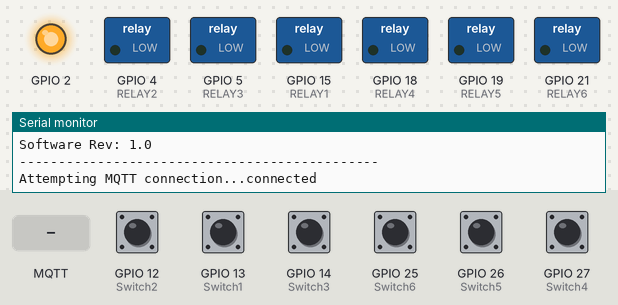
A program run on a simulated ESP32. Parts: switched loads named in the program (green lamp = pin HIGH), output pins drawn as LEDs (lit = HIGH), the last lines printed to the serial monitor. The test bench sets the inputs (shaded band); at power-on: GPIO 12 (Switch2), GPIO 13 (Switch1), GPIO 14 (Switch3), GPIO 25 (Switch6), GPIO 26 (Switch5), GPIO 27 (Switch4) HIGH. WiFi joins after 1.5 s; servers stay silent unless stated; no MQTT or app messages arrive unless stated.

Above: at 3.2 s.
3.3 s: MQTT message "online" arrives on the second subscribed topic
6.3 s: GPIO 12 (Switch2) pulled LOW for 1 s
At 8.4 s:
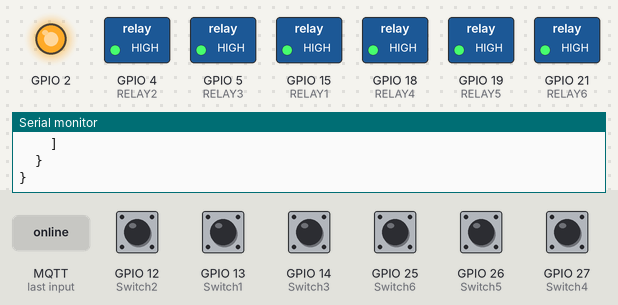
9.0 s: GPIO 13 (Switch1) pulled LOW for 1 s
At 10.1 s:
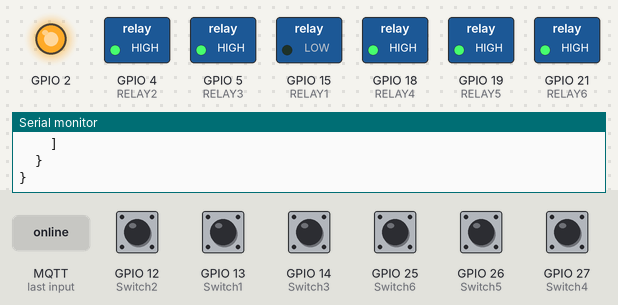
11.8 s: GPIO 14 (Switch3) pulled LOW for 1 s
At 12.8 s:
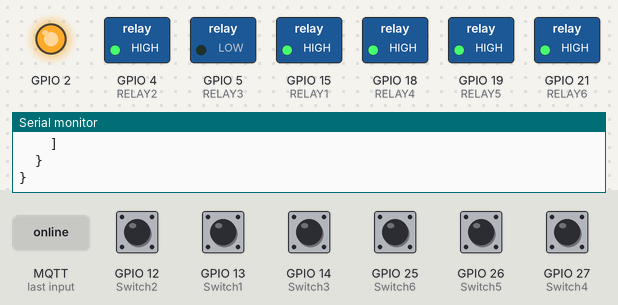
14.6 s: GPIO 25 (Switch6) pulled LOW for 1 s
At 15.7 s:
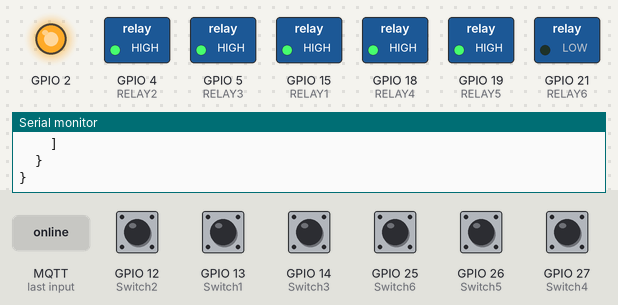
17.4 s: GPIO 26 (Switch5) pulled LOW for 1 s
At 18.2 s:
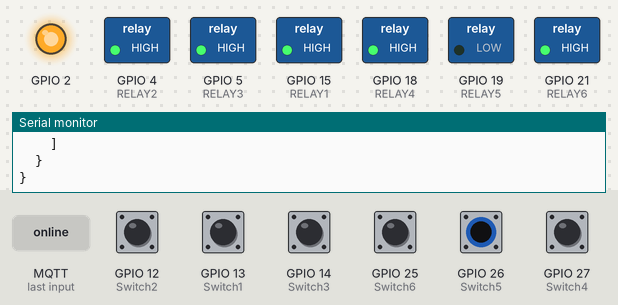
Timing chart, 0 to 20.4 s (numbered marks = the images above; inputs shaded):
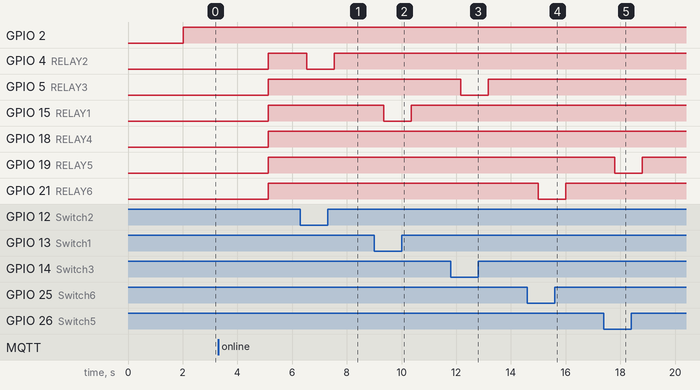

Measured:
- after the input at 6.3 s, GPIO 4 (RELAY2): HIGH → LOW after 0.24 s, → HIGH 1.0 s later
- after the input at 9.0 s, GPIO 15 (RELAY1): HIGH → LOW after 0.35 s, → HIGH 1.0 s later
- after the input at 11.8 s, GPIO 5 (RELAY3): HIGH → LOW after 0.37 s, → HIGH 1.0 s later
- after the input at 14.6 s, GPIO 21 (RELAY6): HIGH → LOW after 0.39 s, → HIGH 1.0 s later
- after the input at 17.4 s, GPIO 19 (RELAY5): HIGH → LOW after 0.40 s, → HIGH 1.0 s later

The program:

main.cpp
```cpp
#include <Arduino.h>
#include <WiFi.h>
#include <ArduinoJson.h>
#include <PubSubClient.h>
#include "setup.h"


String deviceName = "Home_Engine";
String  TopicRelay1 = "Home_Engine/relay1";
String  TopicRelay2 = "Home_Engine/relay2";
String  TopicRelay3 = "Home_Engine/relay3";
String  TopicRelay4 = "Home_Engine/relay4";
String  TopicRelay5 = "Home_Engine/relay5";
String  TopicRelay6 = "Home_Engine/relay6";
WiFiClient wiFiClient;
PubSubClient mqttPubSub(wiFiClient);
String UniqueId;

byte  RelayStatus1 = RELAY_OFF;
byte Input1 = 0;
byte state_input1 = SWITCH_OFF;

byte  RelayStatus2 = RELAY_OFF;
byte Input2 = 0;
byte state_input2 = SWITCH_OFF;

byte  RelayStatus3 = RELAY_OFF;
byte Input3 = 0;
byte state_input3 = SWITCH_OFF;

byte  RelayStatus4 = RELAY_OFF;
byte Input4 = 0;
byte state_input4 = SWITCH_OFF;

byte  RelayStatus5 = RELAY_OFF;
byte Input5 = 0;
byte state_input5 = SWITCH_OFF;

byte  RelayStatus6 = RELAY_OFF;
byte Input6 = 0;
byte state_input6 = SWITCH_OFF;

void setup_wifi();
void MqttReconnect();
void MqttHomeAssistantDiscovery();
void MqttReceiverCallback(char* , byte*, unsigned int);
void MqttPublishStatus_Relay1();
void MqttPublishStatus_Relay2();
void MqttPublishStatus_Relay3();
void MqttPublishStatus_Relay4();
void MqttPublishStatus_Relay5();
void MqttPublishStatus_Relay6();


void setup(){
    pinMode(Switch1, INPUT_PULLUP);
    pinMode(RELAY1, OUTPUT);
    pinMode(Switch2, INPUT_PULLUP);
    pinMode(RELAY2, OUTPUT);
    pinMode(Switch3, INPUT_PULLUP);
    pinMode(RELAY3, OUTPUT);
    pinMode(Switch4, INPUT_PULLUP);
    pinMode(RELAY4, OUTPUT);
    pinMode(Switch5, INPUT_PULLUP);
    pinMode(RELAY5, OUTPUT);
    pinMode(Switch6, INPUT_PULLUP);
    pinMode(RELAY6, OUTPUT);
    pinMode(2,OUTPUT);
    Serial.begin(115200);
    delay(500);
    Serial.println("");
    Serial.println("----------------------------------------------");
    Serial.print("MODEL: ");
    Serial.println(deviceModel);
    Serial.print("DEVICE: ");
    Serial.println(deviceName);
    Serial.print("Software Rev: ");
    Serial.println(Version);
    Serial.println("----------------------------------------------");
    setup_wifi();
    mqttPubSub.setServer(mqtt_server, mqttPort);
    mqttPubSub.setCallback(MqttReceiverCallback);
    digitalWrite(RELAY1, LOW);
    digitalWrite(RELAY2, LOW);
    digitalWrite(RELAY3, LOW);
    digitalWrite(RELAY4, LOW);
    digitalWrite(RELAY5, LOW);
    digitalWrite(RELAY6, LOW);
}

void loop(){
    if(WiFi.status() == WL_CONNECTED)
    {   digitalWrite(2,HIGH);
        if(!mqttPubSub.connected())
            MqttReconnect();
        else
            mqttPubSub.loop();
    }
    if(InitSystem)
    {
        delay(1000);
        InitSystem = false;
		    Serial.println("INIT SYSTEM...");
        MqttHomeAssistantDiscovery();
    }

    // Inputs Monitor 1
    if(millis() - TimeInputs1 > 200){
        TimeInputs1 = millis();

        switch(state_input1){
            case SWITCH_OFF:
            {
                if(digitalRead(Switch1) == 1){
                    state_input1 = CHECKING;
                }
            } break;

            case CHECKING:
            {
                if(digitalRead(Switch1) == 1){
                    state_input1 = SWITCH_ON;
                    Input1 = 1;
                    RelayStatus1 = RELAY_ON;
                    digitalWrite(RELAY1, RelayStatus1);
                }
                else if(digitalRead(Switch1) == 0){
                    state_input1 = SWITCH_OFF;
                    Input1 = 0;
                    RelayStatus1 = RELAY_OFF;
                    digitalWrite(RELAY1, RelayStatus1);
                }
                    MqttPublishStatus_Relay1();

            } break;

            case SWITCH_ON:
            {
                if(digitalRead(Switch1) == 0){
                    state_input1 = CHECKING;
                }
            } break;
        }
    }


     // Inputs Monitor 2
    if(millis() - TimeInputs2 > 200){
        TimeInputs2 = millis();

        switch(state_input2){
            case SWITCH_OFF:
            {
                if(digitalRead(Switch2) == 1){
                    state_input2 = CHECKING;
                }
            } break;

            case CHECKING:
            {
                if(digitalRead(Switch2) == 1){
                    state_input2 = SWITCH_ON;
                    Input2 = 1;
                    RelayStatus2 = RELAY_ON;
                    digitalWrite(RELAY2, RelayStatus2);
                }
                else if(digitalRead(Switch2) == 0){
                    state_input2 = SWITCH_OFF;
                    Input2 = 0;
                    RelayStatus2 = RELAY_OFF;
                    digitalWrite(RELAY2, RelayStatus2);
                }
                    MqttPublishStatus_Relay2();

            } break;

            case SWITCH_ON:
            {
                if(digitalRead(Switch2) == 0){
                    state_input2 = CHECKING;
                }
            } break;
        }
    }
     // Inputs Monitor 3
    if(millis() - TimeInputs3 > 200){
        TimeInputs3 = millis();

        switch(state_input3){
            case SWITCH_OFF:
            {
                if(digitalRead(Switch3) == 1){
                    state_input3 = CHECKING;
                }
            } break;

            case CHECKING:
            {
                if(digitalRead(Switch3) == 1){
                    state_input3 = SWITCH_ON;
                    Input3 = 1;
                    RelayStatus3 = RELAY_ON;
                    digitalWrite(RELAY3, RelayStatus3);
                }
                else if(digitalRead(Switch3) == 0){
                    state_input3 = SWITCH_OFF;
                    Input3 = 0;
                    RelayStatus3 = RELAY_OFF;
                    digitalWrite(RELAY3, RelayStatus3);
                }
                    MqttPublishStatus_Relay3();

            } break;

            case SWITCH_ON:
            {
                if(digitalRead(Switch3) == 0){
                    state_input3 = CHECKING;
                }
            } break;
        }
    }
     // Inputs Monitor 4
    if(millis() - TimeInputs4 > 200){
        TimeInputs4 = millis();

        switch(state_input4){
            case SWITCH_OFF:
            {
                if(digitalRead(Switch4) == 1){
                    state_input4 = CHECKING;
                }
            } break;

            case CHECKING:
            {
                if(digitalRead(Switch4) == 1){
                    state_input4 = SWITCH_ON;
                    Input4 = 1;
                    RelayStatus4 = RELAY_ON;
                    digitalWrite(RELAY4, RelayStatus4);
                }
                else if(digitalRead(Switch4) == 0){
                    state_input4 = SWITCH_OFF;
                    Input4 = 0;
                    RelayStatus4 = RELAY_OFF;
                    digitalWrite(RELAY4, RelayStatus4);
                }
                    MqttPublishStatus_Relay4();

            } break;

            case SWITCH_ON:
            {
                if(digitalRead(Switch4) == 0){
                    state_input4 = CHECKING;
                }
            } break;
        }
    }
     // Inputs Monitor 5
    if(millis() - TimeInputs5 > 200){
        TimeInputs5 = millis();

        switch(state_input5){
            case SWITCH_OFF:
            {
                if(digitalRead(Switch5) == 1){
                    state_input5 = CHECKING;
                }
            } break;

            case CHECKING:
            {
                if(digitalRead(Switch5) == 1){
                    state_input5 = SWITCH_ON;
                    Input5 = 1;
                    RelayStatus5 = RELAY_ON;
                    digitalWrite(RELAY5, RelayStatus5);
                }
                else if(digitalRead(Switch5) == 0){
                    state_input5 = SWITCH_OFF;
                    Input5 = 0;
                    RelayStatus5 = RELAY_OFF;
                    digitalWrite(RELAY5, RelayStatus5);
                }
                    MqttPublishStatus_Relay5();

            } break;

            case SWITCH_ON:
            {
                if(digitalRead(Switch5) == 0){
                    state_input5 = CHECKING;
                }
            } break;
        }
    }
     // Inputs Monitor 6
    if(millis() - TimeInputs6 > 200){
        TimeInputs6 = millis();

        switch(state_input6){
            case SWITCH_OFF:
            {
                if(digitalRead(Switch6) == 1){
                    state_input6 = CHECKING;
                }
            } break;

            case CHECKING:
            {
                if(digitalRead(Switch6) == 1){
                    state_input6 = SWITCH_ON;
                    Input6 = 1;
                    RelayStatus6 = RELAY_ON;
                    digitalWrite(RELAY6, RelayStatus6);
                }
                else if(digitalRead(Switch6) == 0){
                    state_input6 = SWITCH_OFF;
                    Input1 = 0;
                    RelayStatus6 = RELAY_OFF;
                    digitalWrite(RELAY6, RelayStatus6);
                }
                    MqttPublishStatus_Relay6();

            } break;

            case SWITCH_ON:
            {
                if(digitalRead(Switch6) == 0){
                    state_input6 = CHECKING;
                }
            } break;
        }
    }
}

void setup_wifi(){
    int counter = 0;
    byte mac[6];
    delay(10);
    WiFi.begin(ssid, password);
    digitalWrite(2,HIGH);
    WiFi.macAddress(mac);
    UniqueId =  String(mac[0],HEX) + String(mac[1],HEX) + String(mac[2],HEX) + String(mac[3],HEX) + String(mac[4],HEX) + String(mac[5],HEX);

    while(WiFi.status() != WL_CONNECTED && counter++ < 5){
        digitalWrite(2,LOW);
        delay(500);
    }

}

void MqttReconnect(){
    while (!mqttPubSub.connected()  && (mqttCounterConn++ < 4))
    {
        Serial.print("Attempting MQTT connection...");
        if (mqttPubSub.connect(mqtt_DeviceName, mqttUser, mqttPsw))
        {
            Serial.println("connected");
            mqttPubSub.subscribe("homeassistant/status");
            mqttPubSub.subscribe((TopicRelay1 + "/set").c_str());
            mqttPubSub.subscribe((TopicRelay2 + "/set").c_str());
            mqttPubSub.subscribe((TopicRelay3 + "/set").c_str());
            mqttPubSub.subscribe((TopicRelay4 + "/set").c_str());
            mqttPubSub.subscribe((TopicRelay5 + "/set").c_str());
            mqttPubSub.subscribe((TopicRelay6 + "/set").c_str());
            delay(500);
        } else
        {
            Serial.print("failed, rc=");
            Serial.print(mqttPubSub.state());
            Serial.println(" try again in 3 seconds");
            delay(3000);
        }
    }
    mqttCounterConn = 0;
}

void MqttHomeAssistantDiscovery(){
    String discoveryTopic;
    String payload;
    String strPayload;
    int uniqueId_increment = 0;
    if(mqttPubSub.connected())
    {
        StaticJsonDocument<1000> payload;
        JsonArray modes;
        JsonObject device;
        JsonArray identifiers;
        //relay1
		discoveryTopic = "homeassistant/switch/" + deviceName + "_relay1/config";
        payload["name"] = deviceName + ".relay1";
        payload["uniq_id"] = UniqueId + "_relay1";
        payload["stat_t"] = TopicRelay1 + "/state";
        payload["cmd_t"] = TopicRelay1 + "/set";
        device = payload.createNestedObject("device");
        device["name"] = deviceName;
        device["model"] = deviceModel;
        device["sw_version"] = Version;
        device["manufacturer"] = manufacturer;
        identifiers = device.createNestedArray("identifiers");
        identifiers.add(UniqueId);

        serializeJsonPretty(payload, Serial);
        Serial.println(" ");
        serializeJson(payload, strPayload);

        mqttPubSub.publish(discoveryTopic.c_str(), strPayload.c_str());
        delay(100);

         //relay2
		discoveryTopic = "homeassistant/switch/" + deviceName + "_relay2/config";
        payload.clear();
        device.clear();
        identifiers.clear();
        strPayload.clear();
        payload["name"] = deviceName + ".relay2";
        payload["uniq_id"] = UniqueId + "_relay2";
        payload["stat_t"] = TopicRelay2 + "/state";
        payload["cmd_t"] = TopicRelay2 + "/set";
        device = payload.createNestedObject("device");
        device["name"] = deviceName;
        device["model"] = deviceModel;
        device["sw_version"] = Version;
        device["manufacturer"] = manufacturer;
        identifiers = device.createNestedArray("identifiers");
        identifiers.add(UniqueId);

        serializeJsonPretty(payload, Serial);
        Serial.println(" ");
        serializeJson(payload, strPayload);

        mqttPubSub.publish(discoveryTopic.c_str(), strPayload.c_str());
        delay(100);

        //relay3
		discoveryTopic = "homeassistant/switch/" + deviceName + "_relay3/config";
        payload.clear();
        device.clear();
        identifiers.clear();
        strPayload.clear();
        payload["name"] = deviceName + ".relay3";
        payload["uniq_id"] = UniqueId + "_relay3";
        payload["stat_t"] = TopicRelay3 + "/state";
        payload["cmd_t"] = TopicRelay3 + "/set";
        device = payload.createNestedObject("device");
        device["name"] = deviceName;
        device["model"] = deviceModel;
        device["sw_version"] = Version;
        device["manufacturer"] = manufacturer;
        identifiers = device.createNestedArray("identifiers");
        identifiers.add(UniqueId);

        serializeJsonPretty(payload, Serial);
        Serial.println(" ");
        serializeJson(payload, strPayload);

        mqttPubSub.publish(discoveryTopic.c_str(), strPayload.c_str());
        delay(100);

 //relay4
		discoveryTopic = "homeassistant/switch/" + deviceName + "_relay4/config";
        payload.clear();
        device.clear();
        identifiers.clear();
        strPayload.clear();
        payload["name"] = deviceName + ".relay4";
        payload["uniq_id"] = UniqueId + "_relay4";
        payload["stat_t"] = TopicRelay4 + "/state";
        payload["cmd_t"] = TopicRelay4 + "/set";
        device = payload.createNestedObject("device");
        device["name"] = deviceName;
        device["model"] = deviceModel;
        device["sw_version"] = Version;
        device["manufacturer"] = manufacturer;
        identifiers = device.createNestedArray("identifiers");
        identifiers.add(UniqueId);

        serializeJsonPretty(payload, Serial);
        Serial.println(" ");
        serializeJson(payload, strPayload);

        mqttPubSub.publish(discoveryTopic.c_str(), strPayload.c_str());
        delay(100);

 //relay5
		discoveryTopic = "homeassistant/switch/" + deviceName + "_relay5/config";
        payload.clear();
        device.clear();
        identifiers.clear();
        strPayload.clear();
        payload["name"] = deviceName + ".relay5";
        payload["uniq_id"] = UniqueId + "_relay5";
        payload["stat_t"] = TopicRelay5 + "/state";
        payload["cmd_t"] = TopicRelay5 + "/set";
        device = payload.createNestedObject("device");
        device["name"] = deviceName;
        device["model"] = deviceModel;
        device["sw_version"] = Version;
        device["manufacturer"] = manufacturer;
        identifiers = device.createNestedArray("identifiers");
        identifiers.add(UniqueId);

        serializeJsonPretty(payload, Serial);
        Serial.println(" ");
        serializeJson(payload, strPayload);

        mqttPubSub.publish(discoveryTopic.c_str(), strPayload.c_str());
        delay(100);

 //relay6
		discoveryTopic = "homeassistant/switch/" + deviceName + "_relay6/config";
        payload.clear();
        device.clear();
        identifiers.clear();
        strPayload.clear();
        payload["name"] = deviceName + ".relay6";
        payload["uniq_id"] = UniqueId + "_relay6";
        payload["stat_t"] = TopicRelay6 + "/state";
        payload["cmd_t"] = TopicRelay6 + "/set";
        device = payload.createNestedObject("device");
        device["name"] = deviceName;
        device["model"] = deviceModel;
        device["sw_version"] = Version;
        device["manufacturer"] = manufacturer;
        identifiers = device.createNestedArray("identifiers");
        identifiers.add(UniqueId);

        serializeJsonPretty(payload, Serial);
        Serial.println(" ");
        serializeJson(payload, strPayload);

        mqttPubSub.publish(discoveryTopic.c_str(), strPayload.c_str());
        delay(100);

        digitalWrite(RELAY1, LOW);
        digitalWrite(RELAY2, LOW);
        digitalWrite(RELAY3, LOW);
        digitalWrite(RELAY4, LOW);
        digitalWrite(RELAY5, LOW);
        digitalWrite(RELAY6, LOW);
		// Send Current status of Relays
        MqttPublishStatus_Relay1();
        delay(100);
        MqttPublishStatus_Relay2();
        delay(100);
        MqttPublishStatus_Relay3();
        delay(100);
        MqttPublishStatus_Relay4();
        delay(100);
        MqttPublishStatus_Relay5();
        delay(100);
        MqttPublishStatus_Relay6();
        delay(100);
    }
}

void MqttReceiverCallback(char* topic, byte* inFrame, unsigned int length){
    byte state = 0;
    String payload;
    String topicMsg;
    StaticJsonDocument<1000> doc;

    for (int i = 0; i < length; i++)
    {
        payload += (char)inFrame[i];
    }


    if(String(topic) == String("homeassistant/status"))
    {
        if(payload == "online")
        {
            MqttHomeAssistantDiscovery();
        }
    }

    if(String(topic) == String(TopicRelay1 + "/set"))
    {
        if(payload == "ON")
            RelayStatus1 = RELAY_ON;
        else if(payload == "OFF")
            RelayStatus1 = RELAY_OFF;
        digitalWrite(RELAY1, RelayStatus1);
        MqttPublishStatus_Relay1();
    }

	if(String(topic) == String(TopicRelay2 + "/set"))
    {
        if(payload == "ON")
            RelayStatus2 = RELAY_ON;
        else if(payload == "OFF")
            RelayStatus2 = RELAY_OFF;
        digitalWrite(RELAY2, RelayStatus2);
        MqttPublishStatus_Relay2();
    }

    if(String(topic) == String(TopicRelay3 + "/set"))
    {
        if(payload == "ON")
            RelayStatus3 = RELAY_ON;
        else if(payload == "OFF")
            RelayStatus3 = RELAY_OFF;
        digitalWrite(RELAY3, RelayStatus3);
        MqttPublishStatus_Relay3();
    }

    if(String(topic) == String(TopicRelay4 + "/set"))
    {
        if(payload == "ON")
            RelayStatus4 = RELAY_ON;
        else if(payload == "OFF")
            RelayStatus4 = RELAY_OFF;
        digitalWrite(RELAY4, RelayStatus4);
        MqttPublishStatus_Relay4();
    }

    if(String(topic) == String(TopicRelay5 + "/set"))
    {
        if(payload == "ON")
            RelayStatus5 = RELAY_ON;
        else if(payload == "OFF")
            RelayStatus5 = RELAY_OFF;
        digitalWrite(RELAY5, RelayStatus5);
        MqttPublishStatus_Relay5();
    }

    if(String(topic) == String(TopicRelay6 + "/set"))
    {
        if(payload == "ON")
            RelayStatus6 = RELAY_ON;
        else if(payload == "OFF")
            RelayStatus6 = RELAY_OFF;
        digitalWrite(RELAY6, RelayStatus6);
        MqttPublishStatus_Relay6();
    }

}

void MqttPublishStatus_Relay1()
{
    String strPayload;
    if(mqttPubSub.connected())
    {
        if(RelayStatus1 == 0)
            strPayload = "OFF";
        else
            strPayload = "ON";

        mqttPubSub.publish((TopicRelay1 + "/state").c_str(), strPayload.c_str());
    }
}

void MqttPublishStatus_Relay2()
{
    String strPayload;
    if(mqttPubSub.connected())
    {
        if(RelayStatus2 == 0)
            strPayload = "OFF";
        else
            strPayload = "ON";

        mqttPubSub.publish((TopicRelay2 + "/state").c_str(), strPayload.c_str());
    }
}
void MqttPublishStatus_Relay3()
{
    String strPayload;
    if(mqttPubSub.connected())
    {
        if(RelayStatus3 == 0)
            strPayload = "OFF";
        else
            strPayload = "ON";

        mqttPubSub.publish((TopicRelay3 + "/state").c_str(), strPayload.c_str());
    }
}
void MqttPublishStatus_Relay4()
{
    String strPayload;
    if(mqttPubSub.connected())
    {
        if(RelayStatus4 == 0)
            strPayload = "OFF";
        else
            strPayload = "ON";

        mqttPubSub.publish((TopicRelay4 + "/state").c_str(), strPayload.c_str());
    }
}
void MqttPublishStatus_Relay5()
{
    String strPayload;
    if(mqttPubSub.connected())
    {
        if(RelayStatus5 == 0)
            strPayload = "OFF";
        else
            strPayload = "ON";

        mqttPubSub.publish((TopicRelay5 + "/state").c_str(), strPayload.c_str());
    }
}
void MqttPublishStatus_Relay6()
{
    String strPayload;
    if(mqttPubSub.connected())
    {
        if(RelayStatus6 == 0)
            strPayload = "OFF";
        else
            strPayload = "ON";

        mqttPubSub.publish((TopicRelay6 + "/state").c_str(), strPayload.c_str());
    }
}
```

Source omitted: setup.h (1251 bytes)
